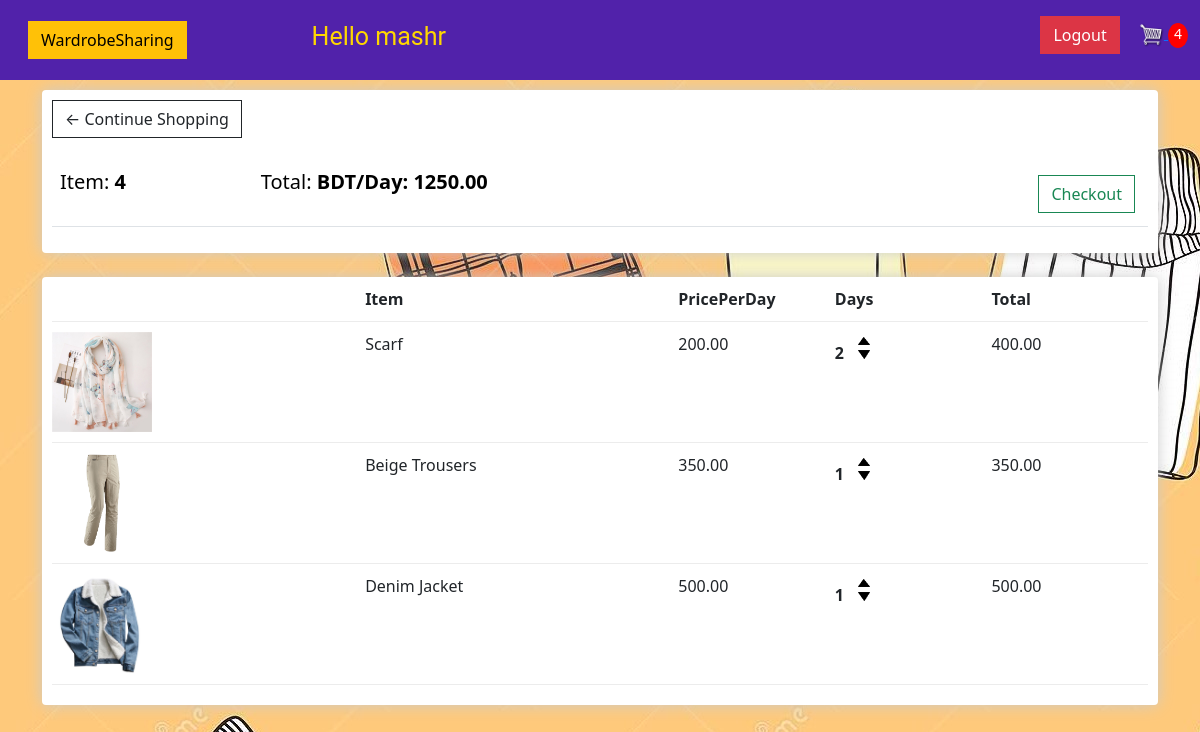
/checkout (signed in), run on an earlier commit of the app's database.
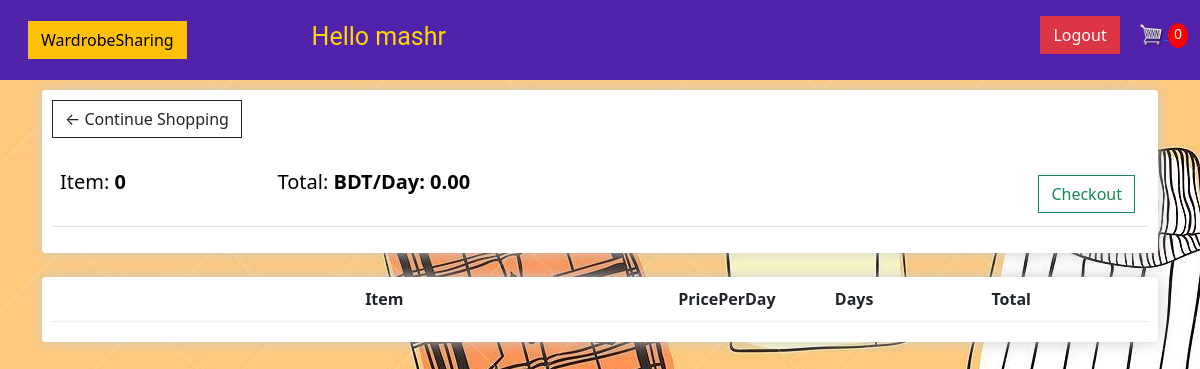
And on a later commit of the database.
### clothingStore/models.py (models this page shows, shortened)
class Order(models.Model):
    customer = models.ForeignKey(Customer, on_delete=models.SET_NULL, null=True, blank=True)
    date_ordered = models.DateTimeField(auto_now_add=True)
    complete = models.BooleanField(default=False)
    transaction_id = models.CharField(max_length=200, null=True)
    @property
    def get_cart_total(self):
        orderitems = self.orderitem_set.all()
        total = sum([item.get_total for item in orderitems])
        return total
    @property
    def get_cart_items(self):
        orderitems = self.orderitem_set.all()
        total = sum([item.days for item in orderitems])
        return total

class OrderItem(models.Model):
    product = models.ForeignKey(Product, on_delete=models.SET_NULL, null=True)
    order = models.ForeignKey(Order, on_delete=models.SET_NULL, null=True)
    days = models.IntegerField(default=0, null=True, blank=True)
    date_added = models.DateTimeField(auto_now_add=True)
    @property
    def get_total(self):
        total = self.product.pricePerDay * self.days
        return total

class Product(models.Model):
    name = models.CharField(max_length=200, null=True)
    pricePerDay = models.DecimalField(max_digits=7, decimal_places=2)
    image = models.ImageField(null=True, blank=True)
    @property
    def imageURL(self):
        try:
            url = self.image.url
        except:
            url = ''
        return url

### clothingStore/views.py (the view)
# urls.py: path('checkout', views.checkout, name="checkout"),
def checkout(request):
    data = cartData(request)
    items = data['items']
    order = data['order']
    cartItems = data['cartItems']
    context = {'items': items, 'order': order, 'cartItems': cartItems}
    return render(request, 'clothingStore/checkout.html', context)

### clothingStore/utils.py (called while the page is built)
def cartData(request):
    if request.user.is_authenticated:
        customer = request.user.customer
        order, created = Order.objects.get_or_create(customer=customer, complete=False)
        items = order.orderitem_set.all()
        cartItems = order.get_cart_items
    else:
        cookieData = cookieCart(request)
        items = cookieData['items']
        order = cookieData['order']
        cartItems = cookieData['cartItems']
    return{'cartItems':cartItems, 'order':order, 'items':items}

### clothingStore/templates/clothingStore/checkOut.html
{% extends 'clothingStore/main.html' %}
{% load static %}
{% block content %}
<div class="row">
    <div class="col-lg-12">
        <div class="box-element">
            <a class="btn btn-outline-dark" href="{% url 'dashboard' %}">&#x2190; Continue Shopping</a>
            <br>
            <br>
            <table class="table">
                <tr>
                    <th><h5>Item: <strong>{{order.get_cart_items}}</strong></h5></th>
                    <th><h5>Total: <strong> BDT/Day: {{order.get_cart_total|floatformat:2}}</strong></h5></th>
                    <th>
                        <a style="float:right; margin:5px;" class="btn btn-outline-success" href="{% url 'confirmorder' %}">Checkout</a>
                    </th>
                </tr>
            </table>
        </div>
        <br>
        <div class="box-element">
            <div class="cart-row">
                <div style="flex:2"></div>
                <div style="flex:2"><strong>Item</strong></div>
                <div style="flex:1"><strong>PricePerDay</strong></div>
                <div style="flex:1"><strong>Days</strong></div>
                <div style="flex:1"><strong>Total</strong></div>
            </div>
            {% for item in items %}
            <div class="cart-row">
                <div style="flex:2"><img class="row-image" src="{{item.product.imageURL}}"></div>
                <div style="flex:2"><p>{{item.product.name}}</p></div>
                <div style="flex:1"><p>{{item.product.pricePerDay|floatformat:2}}</p></div>
                <div style="flex:1">
                    <p class="quantity">{{item.days}}</p>
                    <div class="quantity">
                        <img data-product={{item.product.id}} data-action = "add" class="chg-quantity update-cart" src="{% static  'images/arrow-up.png' %}">
                        <img data-product={{item.product.id}} data-action = "remove" class="chg-quantity update-cart" src="{% static  'images/arrow-down.png' %}">
                    </div>
                </div>
                <div style="flex:1"><p>{{item.get_total}} </p></div>
            </div>
            {% endfor %}
        </div>
    </div>
</div>
{% endblock content %}

### clothingStore/templates/clothingStore/main.html (shortened to what this page needs)
<!DOCTYPE html>
{% load static %}
<html>
<head>
<link href="https://cdn.jsdelivr.net/npm/bootstrap@5.1.3/dist/css/bootstrap.min.css" rel="stylesheet">
    <link rel = "stylesheet" type = "text/css" href="{% static 'css/main.css' %}">
</head>
<body>
    <nav class="navbar navbar-expand-lg navbar-dark bg-dark">
        <div class="container-fluid">
          <a class="navbar-brand"><a href="{% url 'dashboard' %}" class="btn btn-warning">WardrobeSharing</a></a>
          <div class="collapse navbar-collapse" id="navbarSupportedContent">
            <ul class="navbar-nav me-auto mb-2 mb-lg-0">
              <div class="container-fluid-nav">
                {% if request.user.is_authenticated %}
                <p>Hello {{request.user}}</p>
                {% endif %}
              </div>
            </ul>
            <div class="form-inline my-2 my-lg-0">
              {% if request.user.is_authenticated %}
              <a href="{% url 'logout' %}" class="btn btn-danger">Logout</a>
              {% else %}
              <a href="http://127.0.0.1:8000/login" class="btn btn-success">Login</a>
              {% endif %}
              <a href="{% url 'checkout' %}">
                <img id="cart-icon" src="{% static 'images/cart.png' %}">
              </a>
              <p id="cart-total">{{cartItems}}</p>
            </div>
          </div>
        </div>
      </nav>
    <div class="container">
        {% block content %}
        {% endblock content %}
    </div>
</body>
</html>

What changed in the data, as far as the page shows it:
no longer on this page (row edited): Order: get_cart_items "4", get_cart_total "1250.00"
no longer on this page (row unchanged): OrderItem: product.imageURL (picture), product.name "Scarf", product.pricePerDay "200.00", days "2", get_total "400.00"
no longer on this page (row unchanged): OrderItem: product.imageURL (picture), product.name "Beige Trousers", product.pricePerDay "350.00", days "1", get_total "350.00"
no longer on this page (row unchanged): OrderItem: product.imageURL (picture), product.name "Denim Jacket", product.pricePerDay "500.00", days "1", get_total "500.00"
added Order: get_cart_items "0", get_cart_total "0.00"
Also different on the page:
{{ cartItems }}: "4" → "0"
